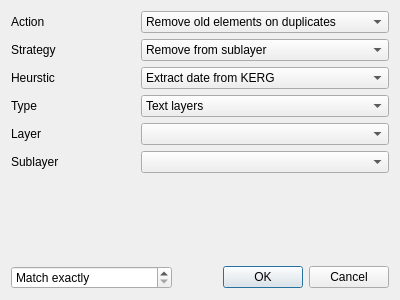
<?xml version="1.0" encoding="UTF-8"?>
<ui version="4.0">
 <class>DuplicatesDialog</class>
 <widget class="QDialog" name="DuplicatesDialog">
  <property name="geometry">
   <rect>
    <x>0</x>
    <y>0</y>
    <width>400</width>
    <height>300</height>
   </rect>
  </property>
  <property name="windowTitle">
   <string>Remove duplicates</string>
  </property>
  <property name="windowIcon">
   <iconset theme="edit-delete">
    <normaloff>.</normaloff>.</iconset>
  </property>
  <layout class="QGridLayout" name="gridLayout">
   <item row="0" column="0">
    <widget class="QLabel" name="actionLabel">
     <property name="text">
      <string>Action</string>
     </property>
     <property name="buddy">
      <cstring>actionCombo</cstring>
     </property>
    </widget>
   </item>
   <item row="0" column="1">
    <widget class="QComboBox" name="actionCombo">
     <item>
      <property name="text">
       <string>Remove old elements on duplicates</string>
      </property>
     </item>
     <item>
      <property name="text">
       <string>Remove non object elements on objects</string>
      </property>
     </item>
    </widget>
   </item>
   <item row="1" column="0">
    <widget class="QLabel" name="strategyLabel">
     <property name="text">
      <string>Strategy</string>
     </property>
     <property name="buddy">
      <cstring>strategyCombo</cstring>
     </property>
    </widget>
   </item>
   <item row="1" column="1">
    <widget class="QComboBox" name="strategyCombo">
     <item>
      <property name="text">
       <string>Remove from sublayer</string>
      </property>
     </item>
     <item>
      <property name="text">
       <string>Remove from layer</string>
      </property>
     </item>
     <item>
      <property name="text">
       <string>Remove everywhere</string>
      </property>
     </item>
    </widget>
   </item>
   <item row="2" column="0">
    <widget class="QLabel" name="heursticLabel">
     <property name="text">
      <string>Heurstic</string>
     </property>
     <property name="buddy">
      <cstring>heursticCombo</cstring>
     </property>
    </widget>
   </item>
   <item row="2" column="1">
    <widget class="QComboBox" name="heursticCombo">
     <item>
      <property name="text">
       <string>Extract date from KERG</string>
      </property>
     </item>
     <item>
      <property name="text">
       <string>Extract date from element</string>
      </property>
     </item>
    </widget>
   </item>
   <item row="3" column="0">
    <widget class="QLabel" name="typeLabel">
     <property name="text">
      <string>Type</string>
     </property>
     <property name="buddy">
      <cstring>typeCombo</cstring>
     </property>
    </widget>
   </item>
   <item row="3" column="1">
    <widget class="QComboBox" name="typeCombo">
     <item>
      <property name="text">
       <string>Text layers</string>
      </property>
     </item>
     <item>
      <property name="text">
       <string>Line layers</string>
      </property>
     </item>
    </widget>
   </item>
   <item row="4" column="0">
    <widget class="QLabel" name="layerLabel">
     <property name="text">
      <string>Layer</string>
     </property>
     <property name="buddy">
      <cstring>layerCombo</cstring>
     </property>
    </widget>
   </item>
   <item row="4" column="1">
    <widget class="QComboBox" name="layerCombo"/>
   </item>
   <item row="5" column="0">
    <widget class="QLabel" name="sublayerLabel">
     <property name="text">
      <string>Sublayer</string>
     </property>
     <property name="buddy">
      <cstring>sublayerCombo</cstring>
     </property>
    </widget>
   </item>
   <item row="5" column="1">
    <widget class="QComboBox" name="sublayerCombo"/>
   </item>
   <item row="6" column="0" colspan="2">
    <spacer name="verticalSpacer">
     <property name="orientation">
      <enum>Qt::Vertical</enum>
     </property>
     <property name="sizeHint" stdset="0">
      <size>
       <width>0</width>
       <height>80</height>
      </size>
     </property>
    </spacer>
   </item>
   <item row="7" column="0" colspan="2">
    <layout class="QHBoxLayout" name="horizontalLayout">
     <item>
      <widget class="QDoubleSpinBox" name="distanceSpin">
       <property name="specialValueText">
        <string>Match exactly</string>
       </property>
       <property name="prefix">
        <string>Search in </string>
       </property>
       <property name="suffix">
        <string> m radius</string>
       </property>
      </widget>
     </item>
     <item>
      <widget class="QDialogButtonBox" name="buttonBox">
       <property name="orientation">
        <enum>Qt::Horizontal</enum>
       </property>
       <property name="standardButtons">
        <set>QDialogButtonBox::Cancel|QDialogButtonBox::Ok</set>
       </property>
      </widget>
     </item>
    </layout>
   </item>
  </layout>
 </widget>
 <tabstops>
  <tabstop>actionCombo</tabstop>
  <tabstop>strategyCombo</tabstop>
  <tabstop>heursticCombo</tabstop>
  <tabstop>typeCombo</tabstop>
  <tabstop>layerCombo</tabstop>
  <tabstop>sublayerCombo</tabstop>
  <tabstop>distanceSpin</tabstop>
 </tabstops>
 <resources/>
 <connections>
  <connection>
   <sender>buttonBox</sender>
   <signal>accepted()</signal>
   <receiver>DuplicatesDialog</receiver>
   <slot>accept()</slot>
   <hints>
    <hint type="sourcelabel">
     <x>389</x>
     <y>288</y>
    </hint>
    <hint type="destinationlabel">
     <x>157</x>
     <y>274</y>
    </hint>
   </hints>
  </connection>
  <connection>
   <sender>buttonBox</sender>
   <signal>rejected()</signal>
   <receiver>DuplicatesDialog</receiver>
   <slot>reject()</slot>
   <hints>
    <hint type="sourcelabel">
     <x>389</x>
     <y>288</y>
    </hint>
    <hint type="destinationlabel">
     <x>286</x>
     <y>274</y>
    </hint>
   </hints>
  </connection>
  <connection>
   <sender>actionCombo</sender>
   <signal>currentIndexChanged(int)</signal>
   <receiver>DuplicatesDialog</receiver>
   <slot>actionIndexChanged(int)</slot>
   <hints>
    <hint type="sourcelabel">
     <x>363</x>
     <y>16</y>
    </hint>
    <hint type="destinationlabel">
     <x>513</x>
     <y>21</y>
    </hint>
   </hints>
  </connection>
  <connection>
   <sender>strategyCombo</sender>
   <signal>currentIndexChanged(int)</signal>
   <receiver>DuplicatesDialog</receiver>
   <slot>strategyIndexChanged(int)</slot>
   <hints>
    <hint type="sourcelabel">
     <x>372</x>
     <y>50</y>
    </hint>
    <hint type="destinationlabel">
     <x>583</x>
     <y>47</y>
    </hint>
   </hints>
  </connection>
  <connection>
   <sender>typeCombo</sender>
   <signal>currentIndexChanged(int)</signal>
   <receiver>DuplicatesDialog</receiver>
   <slot>typeIndexChanged(int)</slot>
   <hints>
    <hint type="sourcelabel">
     <x>271</x>
     <y>101</y>
    </hint>
    <hint type="destinationlabel">
     <x>539</x>
     <y>102</y>
    </hint>
   </hints>
  </connection>
  <connection>
   <sender>layerCombo</sender>
   <signal>currentIndexChanged(int)</signal>
   <receiver>DuplicatesDialog</receiver>
   <slot>layerIndexChanged(int)</slot>
   <hints>
    <hint type="sourcelabel">
     <x>331</x>
     <y>134</y>
    </hint>
    <hint type="destinationlabel">
     <x>540</x>
     <y>131</y>
    </hint>
   </hints>
  </connection>
 </connections>
 <slots>
  <slot>actionIndexChanged(int)</slot>
  <slot>strategyIndexChanged(int)</slot>
  <slot>typeIndexChanged(int)</slot>
  <slot>layerIndexChanged(int)</slot>
 </slots>
</ui>
